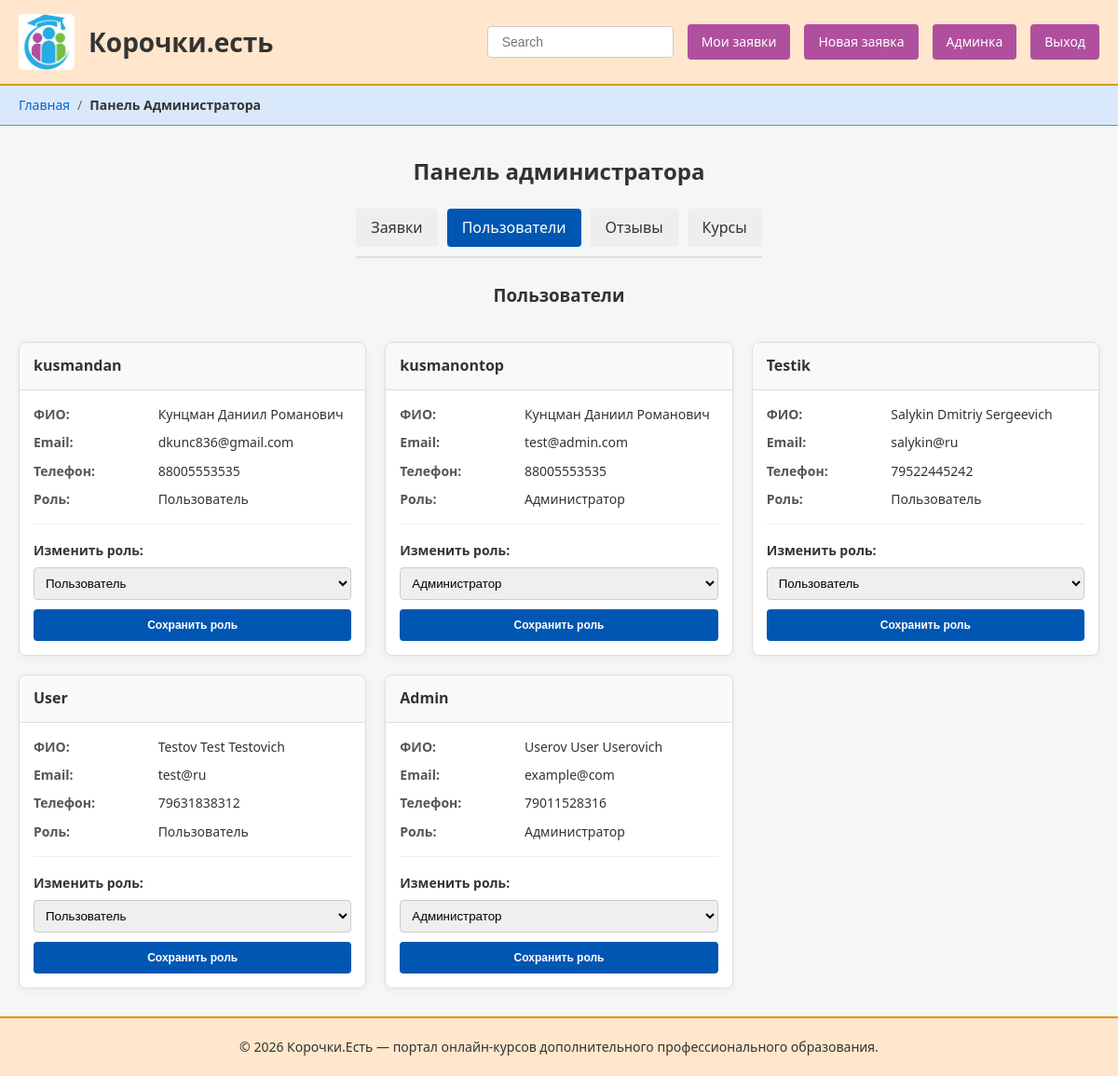
Screenshot of /pages/admin.php?tab=users (signed in) with the database file from the repository.
### tables this page shows
CREATE TABLE `users` (
  `id_user` int(11) NOT NULL,
  `login` varchar(50) NOT NULL,
  `password` varchar(255) NOT NULL,
  `fio` varchar(100) NOT NULL,
  `phone` varchar(20) DEFAULT NULL,
  `email` varchar(100) DEFAULT NULL,
  `role_id` int(11) DEFAULT 2
);

CREATE TABLE `roles` (
  `id_role` int(11) NOT NULL,
  `name_role` varchar(50) NOT NULL
);

### pages/admin.php (the view, shortened to what this page needs)
<?php
require_once __DIR__ . '/../helpers/db.php';
$activeTab = $_GET['tab'] ?? 'requests';
$requests = $pdo->query("
    SELECT r.*, u.fio, c.name_course, p.method, s.name_status
    FROM requests r
    LEFT JOIN users u ON r.user_id = u.id_user
    LEFT JOIN courses c ON r.course_id = c.id_course
    LEFT JOIN payments p ON r.payment_id = p.id_payment
    LEFT JOIN statuses s ON r.status_id = s.id_status
    ORDER BY r.id_request DESC
")->fetchAll();
$allStatuses = $pdo->query("SELECT * FROM statuses")->fetchAll();
$users = $pdo->query("
    SELECT u.*, r.name_role
    FROM users u
    LEFT JOIN roles r ON u.role_id = r.id_role
    ORDER BY u.id_user DESC
")->fetchAll();
$allRoles = $pdo->query("SELECT * FROM roles")->fetchAll();
?>
<h2 style="margin-bottom: 20px;">Панель администратора</h2>
<div style="display: flex; gap: 10px; margin-bottom: 25px; border-bottom: 2px solid #ddd; padding-bottom: 10px; flex-wrap: wrap;">
    <a href="?tab=requests" style="padding: 8px 16px; text-decoration: none; border-radius: 4px; <?= $activeTab === 'requests' ? 'background: #0056b3; color: white;' : 'background: #eee; color: #333;' ?>">Заявки</a>
    <a href="?tab=users" style="padding: 8px 16px; text-decoration: none; border-radius: 4px; <?= $activeTab === 'users' ? 'background: #0056b3; color: white;' : 'background: #eee; color: #333;' ?>">Пользователи</a>
    <a href="?tab=reviews" style="padding: 8px 16px; text-decoration: none; border-radius: 4px; <?= $activeTab === 'reviews' ? 'background: #0056b3; color: white;' : 'background: #eee; color: #333;' ?>">Отзывы</a>
    <a href="?tab=courses" style="padding: 8px 16px; text-decoration: none; border-radius: 4px; <?= $activeTab === 'courses' ? 'background: #0056b3; color: white;' : 'background: #eee; color: #333;' ?>">Курсы</a>
</div>
<?php if ($activeTab === 'requests'): ?>
    <h3 style="margin-bottom: 15px;">Все заявки</h3>
    <div class="requests-grid">
        <?php if (empty($requests)): ?>
            <p style="grid-column: 1 / -1;">Заявок пока нет.</p>
        <?php else: ?>
            <?php foreach ($requests as $req): ?>
            <div class="request-card">
                <div class="request-card-header">Заявка №<?= $req['id_request'] ?></div>
                <div class="request-card-body">
                    <p><strong>ФИО:</strong> <?= htmlspecialchars($req['fio'] ?? 'Неизвестно') ?></p>
                    <p><strong>Курс:</strong> <?= htmlspecialchars($req['name_course'] ?? 'Неизвестно') ?></p>
                    <p><strong>Оплата:</strong> <?= htmlspecialchars($req['method'] ?? 'Неизвестно') ?></p>
                    <p><strong>Дата начала:</strong> <?= date('d.m.Y', strtotime($req['data_nach'])) ?></p>
                    <form method="POST" style="margin-top: 15px; padding-top: 15px; border-top: 1px solid #eee;">
                        <input type="hidden" name="action" value="update_status">
                        <input type="hidden" name="request_id" value="<?= $req['id_request'] ?>">
                        <label style="font-size: 14px; font-weight: bold;">Статус:</label>
                        <select name="status" class="status-select">
                            <?php foreach ($allStatuses as $st): ?>
                                <option value="<?= $st['id_status'] ?>" <?= ($st['id_status'] == $req['status_id']) ? 'selected' : '' ?>>
                                    <?= htmlspecialchars($st['name_status']) ?>
                                </option>
                            <?php endforeach; ?>
                        </select>
                        <button type="submit" class="btn btn-primary" style="margin-top: 10px; width: 100%; font-size: 12px;">Сохранить статус</button>
                    </form>
                    <form method="POST" onsubmit="return confirm('Удалить заявку?');" style="margin-top: 10px;">
                        <input type="hidden" name="action" value="delete_request">
                        <input type="hidden" name="request_id" value="<?= $req['id_request'] ?>">
                        <button type="submit" style="background: #dc3545; color: white; border: none; padding: 8px; width: 100%; border-radius: 4px; cursor: pointer; font-size: 12px;">Удалить заявку</button>
                    </form>
                </div>
            </div>
            <?php endforeach; ?>
        <?php endif; ?>
    </div>
<?php elseif ($activeTab === 'users'): ?>
    <h3 style="margin-bottom: 15px;">Пользователи</h3>
    <div class="requests-grid">
        <?php foreach ($users as $u): ?>
        <div class="request-card">
            <div class="request-card-header"><?= htmlspecialchars($u['login']) ?></div>
            <div class="request-card-body">
                <p><strong>ФИО:</strong> <?= htmlspecialchars($u['fio']) ?></p>
                <p><strong>Email:</strong> <?= htmlspecialchars($u['email']) ?></p>
                <p><strong>Телефон:</strong> <?= htmlspecialchars($u['phone']) ?></p>
                <p><strong>Роль:</strong> <?= htmlspecialchars($u['name_role']) ?></p>
                <form method="POST" style="margin-top: 15px; padding-top: 15px; border-top: 1px solid #eee;">
                    <label style="font-size: 14px; font-weight: bold;">Изменить роль:</label>
                    <select name="role_id" class="status-select">
                        <?php foreach ($allRoles as $role): ?>
                            <option value="<?= $role['id_role'] ?>" <?= ($role['id_role'] == $u['role_id']) ? 'selected' : '' ?>>
                                <?= htmlspecialchars($role['name_role']) ?>
                            </option>
                        <?php endforeach; ?>
                    </select>
                    <button type="submit" class="btn btn-primary" style="margin-top: 10px; width: 100%; font-size: 12px;">Сохранить роль</button>
                </form>
            </div>
        </div>
        <?php endforeach; ?>
    </div>
<?php endif; ?>
<?php
require __DIR__ . '/layout.php';

### styles/style.css (style rules this page uses)
:root { --primary-color: #0056b3; --primary-hover: #004494; --secondary-color: #f8f9fa; --text-color: #333; --light-text: #666; --bg-color: #f4f7f6; --header-bg: #ffe6cc; --header-border: #d79b00; --link-color: #0066cc; }
* { box-sizing: border-box; margin: 0; padding: 0; }
body { font-family: 'Segoe UI', Tahoma, Geneva, Verdana, sans-serif; background-color: var(--bg-color); color: var(--text-color); line-height: 1.6; display: flex; flex-direction: column; min-height: 100vh; }
.btn { display: inline-block; padding: 10px 25px; border-radius: 4px; text-decoration: none; font-weight: 600; cursor: pointer; border: none; font-size: 14px; text-align: center; }
.btn-primary { background-color: var(--primary-color); color: #fff; width: 100%; }
.requests-grid { display: grid; grid-template-columns: repeat(auto-fit, minmax(320px, 1fr)); gap: 20px; width: 100%; margin-top: 20px; }
.request-card { background: #fff; border: 1px solid #ddd; border-radius: 8px; overflow: hidden; box-shadow: 0 2px 8px rgba(0,0,0,0.05); }
.request-card-header { background: #f8f9fa; padding: 12px 15px; font-weight: bold; border-bottom: 1px solid #ddd; }
.request-card-body { padding: 15px; }
.request-card-body p { margin-bottom: 8px; font-size: 14px; }
.request-card-body strong { display: inline-block; width: 130px; color: #555; }
.status-select { width: 100%; padding: 8px; border: 1px solid #ccc; border-radius: 4px; margin-top: 5px; }

### rows the page displays
users: login "kusmandan", fio "Кунцман Даниил Романович", email "dkunc836@gmail.com", phone "88005553535", role.name_role "Пользователь", role_id "Пользователь"
users: login "kusmanontop", fio "Кунцман Даниил Романович", email "test@admin.com", phone "88005553535", role.name_role "Администратор", role_id "Администратор"
users: login "Testik", fio "Salykin Dmitriy Sergeevich", email "salykin@ru", phone "79522445242", role.name_role "Пользователь", role_id "Пользователь"
users: login "User", fio "Testov Test Testovich", email "test@ru", phone "79631838312", role.name_role "Пользователь", role_id "Пользователь"
users: login "Admin", fio "Userov User Userovich", email "example@com", phone "79011528316", role.name_role "Администратор", role_id "Администратор"

### other values shown
$btn['title'] "Мои заявки"
$btn['title'] "Новая заявка"
$btn['title'] "Админка"
$btn['title'] "Выход"
$crumb['title'] "Главная"
$crumb['title'] "Панель Администратора"
